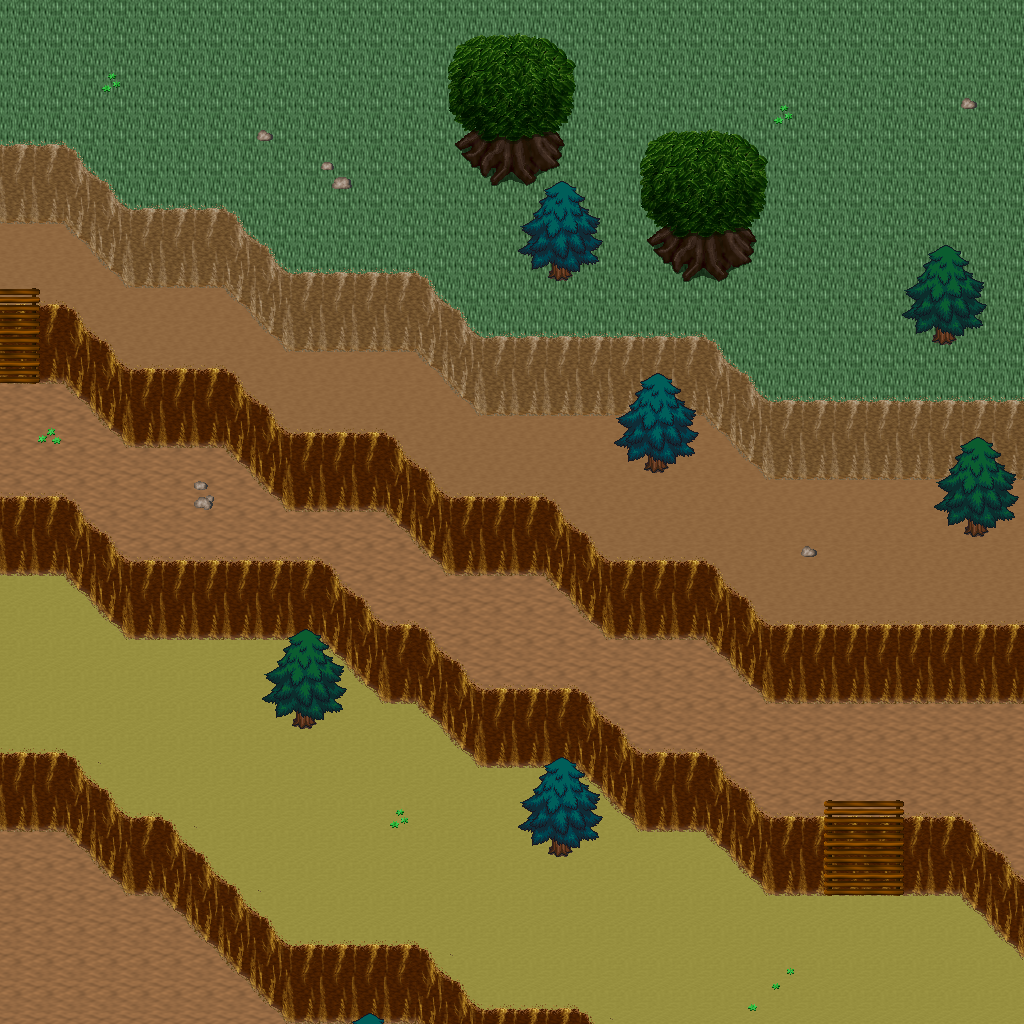

Tiled map render using the project's own tile images. Description and the map definition, with tile-layer contents summarised, below:
An orthogonal 32x32 tile map with 32x32 px tiles, 5 tile layers (Ground, Objects, Objects2, Above, ...), 1 hidden layer not drawn, 15 tilesets.

<map version="1.10" tiledversion="1.11.0" orientation="orthogonal" renderorder="right-down" width="32" height="32" tilewidth="32" tileheight="32" infinite="0" nextlayerid="11" nextobjectid="1">
 <tileset firstgid="1" name="logic_collision" tilewidth="32" tileheight="32" tilecount="1" columns="1">
  <image source="../drawable/logic_collision.png" width="32" height="32" />
 </tileset>
 <tileset firstgid="2" name="ground_ground" tilewidth="32" tileheight="32" tilecount="33" columns="3">
  <image source="../drawable/ground_ground.png" width="96" height="352" />
 </tileset>
 <tileset firstgid="35" name="ground_ridge_earth_pale" tilewidth="32" tileheight="32" tilecount="96" columns="12">
  <image source="../drawable/ground_ridge_earth_pale.png" width="384" height="256" />
 </tileset>
 <tileset firstgid="131" name="ground_ridge_earth_dark" tilewidth="32" tileheight="32" tilecount="96" columns="12">
  <image source="../drawable/ground_ridge_earth_dark.png" width="384" height="256" />
 </tileset>
 <tileset firstgid="227" name="terrain_desert" tilewidth="32" tileheight="32" tilecount="88" columns="8">
  <image source="../drawable/terrain_desert.png" width="256" height="352" />
 </tileset>
 <tileset firstgid="315" name="ground_ladder_vertical_dark" tilewidth="32" tileheight="32" tilecount="3" columns="3">
  <image source="../drawable/ground_ladder_vertical_dark.png" width="96" height="32" />
 </tileset>
 <tileset firstgid="318" name="plant_tree_evergreen" tilewidth="32" tileheight="32" tilecount="36" columns="3">
  <image source="../drawable/plant_tree_evergreen.png" width="96" height="384" />
 </tileset>
 <tileset firstgid="354" name="plant_cactus" tilewidth="32" tileheight="32" tilecount="2" columns="1">
  <image source="../drawable/plant_cactus.png" width="32" height="64" />
 </tileset>
 <tileset firstgid="356" name="plant_cactus_2" tilewidth="32" tileheight="32" tilecount="10" columns="5">
  <image source="../drawable/plant_cactus_2.png" width="160" height="64" />
 </tileset>
 <tileset firstgid="366" name="ground_sand_2" tilewidth="32" tileheight="32" tilecount="15" columns="5">
  <image source="../drawable/ground_sand_2.png" width="160" height="96" />
 </tileset>
 <tileset firstgid="381" name="plant_tree_tree_darkgreen" tilewidth="32" tileheight="32" tilecount="88" columns="8">
  <image source="../drawable/plant_tree_tree_darkgreen.png" width="256" height="352" />
 </tileset>
 <tileset firstgid="469" name="ground_rock_pebbles" tilewidth="32" tileheight="32" tilecount="3" columns="1">
  <image source="../drawable/ground_rock_pebbles.png" width="32" height="96" />
 </tileset>
 <tileset firstgid="472" name="plant_star_shaped_plants" tilewidth="32" tileheight="32" tilecount="6" columns="2">
  <image source="../drawable/plant_star_shaped_plants.png" width="64" height="96" />
 </tileset>
 <tileset firstgid="478" name="plant_stump_small_stump" tilewidth="32" tileheight="32" tilecount="4" columns="2">
  <image source="../drawable/plant_stump_small_stump.png" width="64" height="64" />
 </tileset>
 <tileset firstgid="482" name="plant_round_cactuses" tilewidth="32" tileheight="32" tilecount="20" columns="10">
  <image source="../drawable/plant_round_cactuses.png" width="320" height="64" />
 </tileset>
 <layer id="1" name="Ground" width="32" height="32">
  <data>[1024 cells, 1024 non-empty, 4 distinct tile ids]</data>
 </layer>
 <layer id="2" name="Objects" width="32" height="32">
  <data>[1024 cells, 410 non-empty, 32 distinct tile ids]</data>
 </layer>
 <layer id="3" name="Objects2" width="32" height="32">
  <data>[1024 cells, 18 non-empty, 3 distinct tile ids]</data>
 </layer>
 <layer id="4" name="Above" width="32" height="32">
  <data>[1024 cells, 82 non-empty, 31 distinct tile ids]</data>
 </layer>
 <layer id="5" name="Above2" width="32" height="32">
  <data>[1024 cells, 0 non-empty, 0 distinct tile ids]</data>
 </layer>
 <layer id="6" name="Walkable" width="32" height="32" visible="0">
  <data>[1024 cells, 237 non-empty, 1 distinct tile ids]</data>
 </layer>
 <objectgroup id="7" name="Mapevents" />
 <objectgroup id="8" name="Spawn" />
 <objectgroup id="9" name="Keys" />
 <objectgroup id="10" name="Replace" />
</map>
